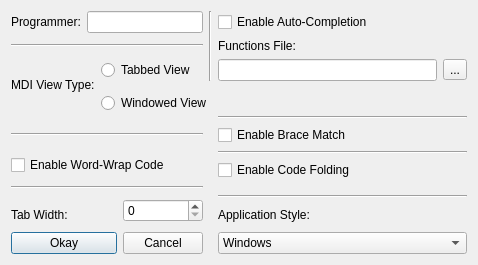
<?xml version="1.0" encoding="UTF-8"?>
<ui version="4.0">
 <class>Options</class>
 <widget class="QDialog" name="Options">
  <property name="windowModality">
   <enum>Qt::WindowModal</enum>
  </property>
  <property name="geometry">
   <rect>
    <x>0</x>
    <y>0</y>
    <width>478</width>
    <height>265</height>
   </rect>
  </property>
  <property name="windowTitle">
   <string>Options</string>
  </property>
  <property name="windowIcon">
   <iconset resource="icons/res_icon.qrc">
    <normaloff>:/winicon.png</normaloff>:/winicon.png</iconset>
  </property>
  <property name="sizeGripEnabled">
   <bool>false</bool>
  </property>
  <property name="modal">
   <bool>true</bool>
  </property>
  <layout class="QGridLayout" name="gridLayout">
   <item row="0" column="0">
    <widget class="QLabel" name="label_2">
     <property name="text">
      <string>Programmer:</string>
     </property>
    </widget>
   </item>
   <item row="0" column="1" colspan="3">
    <widget class="QLineEdit" name="programmer"/>
   </item>
   <item row="0" column="4" rowspan="3">
    <widget class="Line" name="line_4">
     <property name="orientation">
      <enum>Qt::Vertical</enum>
     </property>
    </widget>
   </item>
   <item row="0" column="5" colspan="2">
    <widget class="QCheckBox" name="cbAutoComplete">
     <property name="text">
      <string>Enable Auto-Completion</string>
     </property>
    </widget>
   </item>
   <item row="1" column="0" colspan="4">
    <widget class="Line" name="line_2">
     <property name="orientation">
      <enum>Qt::Horizontal</enum>
     </property>
    </widget>
   </item>
   <item row="1" column="5" colspan="2">
    <widget class="QLabel" name="label_5">
     <property name="text">
      <string>Functions File:</string>
     </property>
    </widget>
   </item>
   <item row="2" column="0" rowspan="2" colspan="2">
    <widget class="QLabel" name="label">
     <property name="text">
      <string>MDI View Type:</string>
     </property>
    </widget>
   </item>
   <item row="2" column="2" colspan="2">
    <widget class="QRadioButton" name="rdTabbedView">
     <property name="text">
      <string>Tabbed View</string>
     </property>
    </widget>
   </item>
   <item row="2" column="5">
    <widget class="QLineEdit" name="funcFile"/>
   </item>
   <item row="2" column="6">
    <widget class="QToolButton" name="browseBtn">
     <property name="text">
      <string>...</string>
     </property>
    </widget>
   </item>
   <item row="3" column="2" rowspan="2" colspan="3">
    <widget class="QRadioButton" name="rdWindowedView">
     <property name="text">
      <string>Windowed View</string>
     </property>
    </widget>
   </item>
   <item row="4" column="5" colspan="2">
    <widget class="Line" name="line_5">
     <property name="orientation">
      <enum>Qt::Horizontal</enum>
     </property>
    </widget>
   </item>
   <item row="5" column="0" colspan="4">
    <widget class="Line" name="line">
     <property name="orientation">
      <enum>Qt::Horizontal</enum>
     </property>
    </widget>
   </item>
   <item row="5" column="5" colspan="2">
    <widget class="QCheckBox" name="cbBraceMatch">
     <property name="text">
      <string>Enable Brace Match</string>
     </property>
    </widget>
   </item>
   <item row="6" column="0" rowspan="2" colspan="4">
    <widget class="QCheckBox" name="cbWrap">
     <property name="text">
      <string>Enable Word-Wrap Code</string>
     </property>
    </widget>
   </item>
   <item row="6" column="5" colspan="2">
    <widget class="Line" name="line_6">
     <property name="orientation">
      <enum>Qt::Horizontal</enum>
     </property>
    </widget>
   </item>
   <item row="7" column="5" colspan="2">
    <widget class="QCheckBox" name="cbCodeFolding">
     <property name="text">
      <string>Enable Code Folding</string>
     </property>
    </widget>
   </item>
   <item row="8" column="0" colspan="4">
    <widget class="Line" name="line_3">
     <property name="orientation">
      <enum>Qt::Horizontal</enum>
     </property>
    </widget>
   </item>
   <item row="9" column="3" rowspan="2">
    <widget class="QSpinBox" name="spinTab">
     <property name="maximum">
      <number>20</number>
     </property>
    </widget>
   </item>
   <item row="9" column="5" colspan="2">
    <widget class="Line" name="line_7">
     <property name="orientation">
      <enum>Qt::Horizontal</enum>
     </property>
    </widget>
   </item>
   <item row="10" column="0" colspan="3">
    <widget class="QLabel" name="label_3">
     <property name="text">
      <string>Tab Width:</string>
     </property>
    </widget>
   </item>
   <item row="10" column="5" colspan="2">
    <widget class="QLabel" name="label_4">
     <property name="text">
      <string>Application Style:</string>
     </property>
    </widget>
   </item>
   <item row="11" column="0" colspan="3">
    <widget class="QPushButton" name="pushButton">
     <property name="text">
      <string>Okay</string>
     </property>
    </widget>
   </item>
   <item row="11" column="3">
    <widget class="QPushButton" name="pushButton_2">
     <property name="text">
      <string>Cancel</string>
     </property>
    </widget>
   </item>
   <item row="11" column="5" colspan="2">
    <widget class="QComboBox" name="comboStyle">
     <item>
      <property name="text">
       <string>Windows</string>
      </property>
     </item>
     <item>
      <property name="text">
       <string>WindowsXP</string>
      </property>
     </item>
     <item>
      <property name="text">
       <string>WindowsVista</string>
      </property>
     </item>
     <item>
      <property name="text">
       <string>Plastique</string>
      </property>
     </item>
     <item>
      <property name="text">
       <string>Cleanlooks</string>
      </property>
     </item>
     <item>
      <property name="text">
       <string>Motif</string>
      </property>
     </item>
    </widget>
   </item>
  </layout>
 </widget>
 <resources>
  <include location="icons/res_icon.qrc"/>
 </resources>
 <connections/>
</ui>
